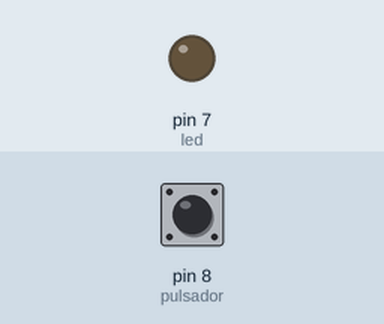
This sketch was run on a simulated Arduino Uno, built with avr-gcc and run on an emulated ATmega328P. Parts: output pins drawn as LEDs (lit = HIGH). The inputs (shaded band) are chosen by the test bench; at power-on: pin 8 (pulsador) LOW. What the sketch prints to the serial monitor is not drawn.

Above: at 1.2 s.
1.3 s: pin 8 (pulsador) pulled HIGH for 0.15 s
At 1.37 s:
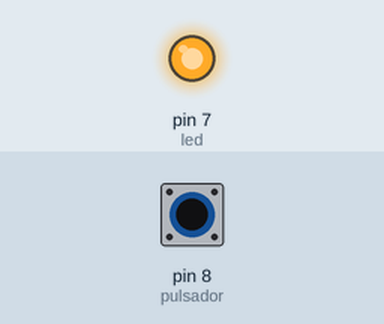
2.9 s: pin 8 (pulsador) pulled HIGH for 3.2 s
At 7.3 s:
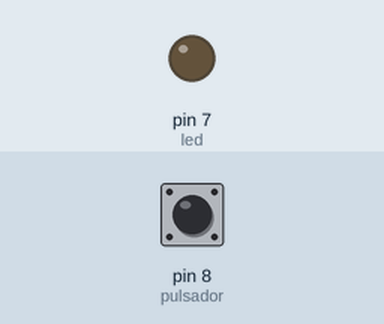
Timing chart, 0 to 8.8 s (numbered marks = the images above; inputs shaded):
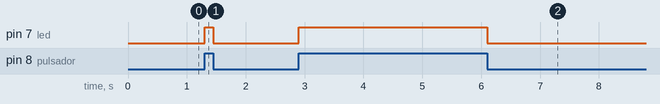

The sketch:

Encender_led_con_pulsador_2.ino
```cpp
int led = 7;
int pulsador = 8;
void setup() {
  Serial.begin(9600);
  pinMode(led,OUTPUT);
  pinMode(pulsador,INPUT);

}

void loop() {
  if(digitalRead(pulsador) == HIGH){
    digitalWrite(led,HIGH);
    Serial.println(digitalRead(pulsador));
  }
  else{
    digitalWrite(led,LOW);
    Serial.println(digitalRead(pulsador));
  }

}
```

Measured:
- after the input at 1.3 s, pin 7 (led): LOW → HIGH at once, → LOW 0.15 s later
- after the input at 2.9 s, pin 7 (led): LOW → HIGH at once, → LOW 3.2 s later
